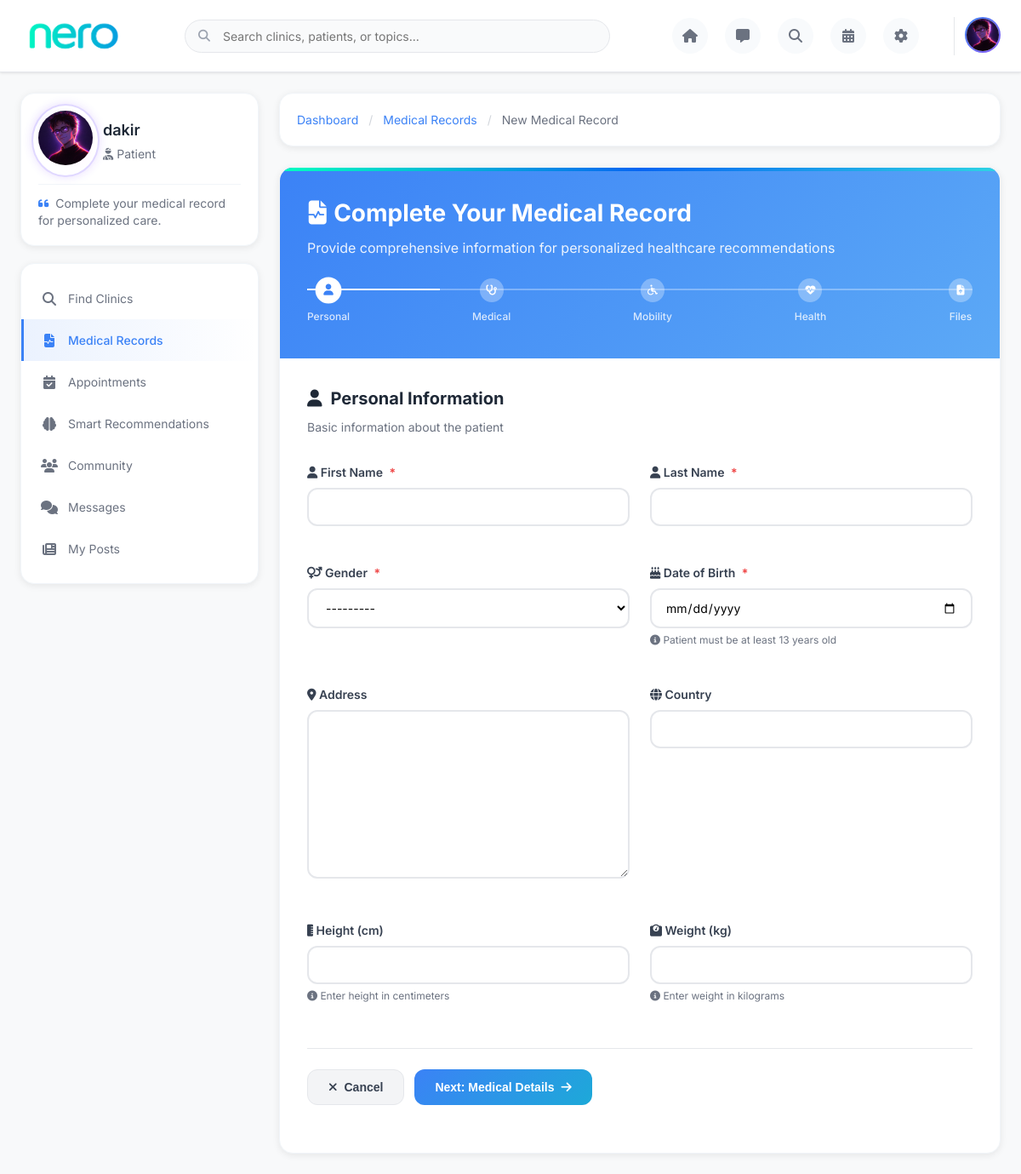
Page /patients/medical-record/create/ (signed in) on the committed database.
### patients/models.py (models this page shows, shortened)
class Patient(models.Model):
    GENDER_CHOICES = (
        ('M', 'Male'),
        ('F', 'Female'),
        ('O', 'Other'),
    )
    user = models.OneToOneField(User, on_delete=models.CASCADE)
    full_name = models.CharField(max_length=100)
    date_of_birth = models.DateField(null=True, blank=True)
    gender = models.CharField(max_length=1, choices=GENDER_CHOICES)
    phone = models.CharField(max_length=15)
    profile_picture = models.FileField(
        upload_to='patient_profile_pics/',
        null=True,
        blank=True,
        validators=[
            FileExtensionValidator(allowed_extensions=['pdf', 'jpg', 'png']),
            validate_file_size_3mb,
        ],
    )
    last_seen = models.DateTimeField(null=True, blank=True)

### accounts/models.py (models this page shows, shortened)
class User(AbstractUser):
    USER_TYPE_CHOICES = (
        ('patient', 'Patient'),
        ('clinic', 'Clinic'),
    )
    user_type = models.CharField(
        max_length=10,
        choices=USER_TYPE_CHOICES,
        default='patient'
    )

### patients/views.py (the view)
# urls.py: path('medical-record/create/', views.medical_record_create_view, name='medical_record_create'),
@login_required
def medical_record_create_view(request):
    if request.user.user_type != 'patient':
        messages.error(request, 'Access denied.')
        return redirect('login')
    patient, _ = Patient.objects.get_or_create(user=request.user)
    if request.method == 'POST':
        medical_form = MedicalRecordForm(request.POST, request.FILES)
        if  medical_form.is_valid():
            medical_record = medical_form.save(commit=False)
            medical_record.patient = patient
            medical_record.save()
            messages.success(request, 'Medical record created successfully!')
            return redirect('medical_record_success')
        else:
            print(medical_form.errors)
    else:
        medical_form = MedicalRecordForm()
    patient_form = PatientForm(instance=patient)
    context = {
        'patient_form': patient_form,
        'medical_form': medical_form,
        'patient': patient,
    }
    return render(request, 'patient/medical_record_form.html', context)

### patients/forms.py (shortened to what this page needs)
class PatientForm(forms.ModelForm):
    profile_picture = forms.ImageField(required=False)
    class Meta:
        model = Patient
        fields = ['full_name', 'date_of_birth', 'gender', 'phone', 'profile_picture']
        widgets = {
            'date_of_birth': forms.DateInput(attrs={'type': 'date'}),
        }

### accounts/utils.py (called while the page is built)
def get_client_ip(request):
    if not request:
        return None
    xff = request.META.get('HTTP_X_FORWARDED_FOR')
    if xff:
        return xff.split(',')[0].strip()
    return request.META.get('REMOTE_ADDR')

### core/context_processors.py (called while the page is built)
def total_unread(request):
    if not request.user or not request.user.is_authenticated:
        return {'total_unread': 0}
    try:
        from chat.models import ChatRoom, Message
        chat_rooms = ChatRoom.objects.filter(Q(user1=request.user) | Q(user2=request.user))
        count = Message.objects.filter(chat_room__in=chat_rooms, is_read=False).exclude(sender=request.user).count()
        return {'total_unread': count}
    except Exception:
        return {'total_unread': 0}

### templates/patient/medical_record_form.html (shortened to what this page needs)
{% load static file_extras %}
<!DOCTYPE html>
<html lang="en">
<head>
    <link rel="stylesheet" href="https://cdnjs.cloudflare.com/ajax/libs/font-awesome/6.4.0/css/all.min.css">
</head>
<body>
    <header class="main-header">
        <div class="header-container">
            <div class="logo-container">
                <div class="logo-gradient" role="img" aria-label="NERO Logo"></div>
            </div>
            <div class="search-container">
                <i class="fas fa-search search-icon"></i>
                <input type="text" name="q" class="search-bar" id="dashboard-search-bar" autocomplete="off" placeholder="Search clinics, patients, or topics...">
            </div>
            <div class="nav-icons">
                <a href="{% url 'patient_dashboard' %}" class="nav-icon">
                    <i class="fas fa-home"></i>
                </a>
                <a href="{% url 'chat_room_list_patient' %}" class="nav-icon">
                    <i class="fas fa-comment-alt"></i>
                </a>
                <a href="{% url 'search_clinics' %}" class="nav-icon">
                    <i class="fas fa-search"></i>
                </a>
                <a href="{% url 'patient_appointments' %}" class="nav-icon">
                    <i class="fas fa-calendar-alt"></i>
                </a>
                <a href="{% url 'patient_settings' %}" class="nav-icon" title="Account Settings">
                    <i class="fas fa-cog"></i>
                </a>
            </div>
            <div class="user-menu">
                <button id="avatarBtn" aria-haspopup="true" aria-expanded="false" style="background:transparent;border:none;padding:0;cursor:pointer;">
                    {% if patient.profile_picture %}
                    <img src="{{ patient.profile_picture.url }}" alt="Profile" class="user-avatar" id="avatarImg">
                    {% else %}
                    <div class="user-avatar" id="avatarImg" style="background: linear-gradient(135deg, #3b82f6, #8b5cf6); display: flex; align-items: center; justify-content: center; color: white; font-weight: bold; font-size: 16px;">
                        {{ patient.user.username|first|upper }}
                    </div>
                    {% endif %}
                </button>
            </div>
        </div>
    </header>
    <main class="main-layout">
        <aside class="sidebar-left">
            <div class="profile-card">
                <div class="profile-header">
                    <div class="avatar-wrap">
                    {% if patient.profile_picture %}
                        <img src="{{ patient.profile_picture.url }}" alt="Profile" class="profile-avatar">
                    {% else %}
                        <div class="profile-avatar" style="background: linear-gradient(135deg, #3b82f6, #8b5cf6); display: flex; align-items: center; justify-content: center; color: white; font-weight: bold; font-size: 24px;">
                            {{ patient.user.username|first|upper }}
                        </div>
                    {% endif %}
                    </div>
                    <div class="profile-info">
                        <h3>{{ patient.user.username }}</h3>
                        <p><i class="fas fa-user-injured"></i> Patient{% if patient.city %} • <i class="fas fa-map-marker-alt"></i> {{ patient.city }}{% endif %}</p>
                    </div>
                </div>
                <div style="font-size: 14px; color: #6b7280; line-height: 1.4; padding-top: 12px; border-top: 1px solid #f1f5f9;">
                    <i class="fas fa-quote-left" style="color: #3b82f6; margin-right: 4px;"></i>
                    {{ patient.bio|default:"Complete your medical record for personalized care." }}
                </div>
            </div>
            <nav class="sidebar-nav">
                <a href="{% url 'search_clinics' %}" class="nav-item">
                    <i class="fas fa-search"></i>
                    Find Clinics
                </a>
                <a href="{% url 'patient_medical_records' %}" class="nav-item active">
                    <i class="fas fa-file-medical-alt"></i>
                    Medical Records
                </a>
                <a href="{% url 'patient_appointments' %}" class="nav-item">
                    <i class="fas fa-calendar-check"></i>
                    Appointments
                </a>
                <a href="{% url 'recommendations:questionnaire' %}" class="nav-item">
                    <i class="fas fa-brain"></i>
                    Smart Recommendations
                </a>
                <a href="{% url 'search_patients' %}" class="nav-item">
                    <i class="fas fa-users"></i>
                    Community
                </a>
                <a href="{% url 'chat_room_list_patient' %}" class="nav-item">
                    <i class="fas fa-comments"></i>
                    Messages
                </a>
                <a href="{% url 'patient_my_posts' %}" class="nav-item">
                    <i class="fas fa-newspaper"></i>
                    My Posts
                </a>
            </nav>
        </aside>
        <div class="main-content">
            <div class="breadcrumb">
                <a href="{% url 'patient_dashboard' %}">Dashboard</a>
                <span class="breadcrumb-separator">/</span>
                <a href="{% url 'patient_medical_records' %}">Medical Records</a>
                <span class="breadcrumb-separator">/</span>
                <span>{{ medical_record.id|default:'New Medical Record' }}</span>
            </div>
            <div class="form-container">
                <div class="form-header">
                    <div class="form-header-content">
                        <h1><i class="fas fa-file-medical-alt"></i> Complete Your Medical Record</h1>
                        <p>Provide comprehensive information for personalized healthcare recommendations</p>
                        <div class="form-progress">
                            <div class="progress-steps">
                                <div class="progress-step" data-step="1">
                                    <div class="step-icon active"><i class="fas fa-user"></i></div>
                                    <div class="step-label">Personal</div>
                                </div>
                                <div class="progress-step" data-step="2">
                                    <div class="step-icon"><i class="fas fa-stethoscope"></i></div>
                                    <div class="step-label">Medical</div>
                                </div>
                                <div class="progress-step" data-step="3">
                                    <div class="step-icon"><i class="fas fa-wheelchair"></i></div>
                                    <div class="step-label">Mobility</div>
                                </div>
                                <div class="progress-step" data-step="4">
                                    <div class="step-icon"><i class="fas fa-heartbeat"></i></div>
                                    <div class="step-label">Health</div>
                                </div>
                                <div class="progress-step" data-step="5">
                                    <div class="step-icon"><i class="fas fa-file-upload"></i></div>
                                    <div class="step-label">Files</div>
                                </div>
                                <div class="progress-bar" style="width: 0%"></div>
                            </div>
                        </div>
                    </div>
                </div>
                <div class="form-content">
                    <form method="post" enctype="multipart/form-data" id="medicalRecordForm">
                        <div class="form-step active" data-step="1">
                            <div class="step-header">
                                <h2 class="step-title"><i class="fas fa-user"></i> Personal Information</h2>
                                <p class="step-description">Basic information about the patient</p>
                            </div>
                            <div class="form-grid">
                                <div class="form-group">
                                    <label class="form-label" for="id_first_name">
                                        <i class="fas fa-user"></i> First Name <span class="required">*</span>
                                    </label>
                                    {{ medical_form.first_name }}
                                </div>
                                <div class="form-group">
                                    <label class="form-label" for="id_last_name">
                                        <i class="fas fa-user"></i> Last Name <span class="required">*</span>
                                    </label>
                                    {{ medical_form.last_name }}
                                </div>
                                <div class="form-group">
                                    <label class="form-label" for="id_gender">
                                        <i class="fas fa-venus-mars"></i> Gender <span class="required">*</span>
                                    </label>
                                    {{ medical_form.gender }}
                                </div>
                                <div class="form-group">
                                    <label class="form-label" for="id_date_of_birth">
                                        <i class="fas fa-birthday-cake"></i> Date of Birth <span class="required">*</span>
                                    </label>
                                    {{ medical_form.date_of_birth }}
                                    <div class="help-text"><i class="fas fa-info-circle"></i> Patient must be at least 13 years old</div>
                                </div>
                                <div class="form-group">
                                    <label class="form-label" for="id_address">
                                        <i class="fas fa-map-marker-alt"></i> Address
                                    </label>
                                    {{ medical_form.address }}
                                </div>
                                <div class="form-group">
                                    <label class="form-label" for="id_country">
                                        <i class="fas fa-globe"></i> Country
                                    </label>
                                    {{ medical_form.country }}
                                </div>
                                <div class="form-group">
                                    <label class="form-label" for="id_height">
                                        <i class="fas fa-ruler-vertical"></i> Height (cm)
                                    </label>
                                    {{ medical_form.height }}
                                    <div class="help-text"><i class="fas fa-info-circle"></i> Enter height in centimeters</div>
                                </div>
                                <div class="form-group">
                                    <label class="form-label" for="id_weight">
                                        <i class="fas fa-weight"></i> Weight (kg)
                                    </label>
                                    {{ medical_form.weight }}
                                    <div class="help-text"><i class="fas fa-info-circle"></i> Enter weight in kilograms</div>
                                </div>
                            </div>
                            <div class="step-navigation">
                                <div class="step-buttons">
                                    <button type="button" class="btn btn-secondary" onclick="window.history.back()">
                                        <i class="fas fa-times"></i>
                                        Cancel
                                    </button>
                                    <button type="button" class="btn btn-primary next-step" data-next="2">
                                        Next: Medical Details
                                        <i class="fas fa-arrow-right"></i>
                                    </button>
                                </div>
                            </div>
                        </div>
                    </form>
                </div>
            </div>
        </div>
    </main>
</body>
</html>

### rows in the picture
Patient: profile_picture (picture), user.username "dakir"

### other values in the picture
{{ medical_record.id|default:'New Medical Record' }} "New Medical Record"
